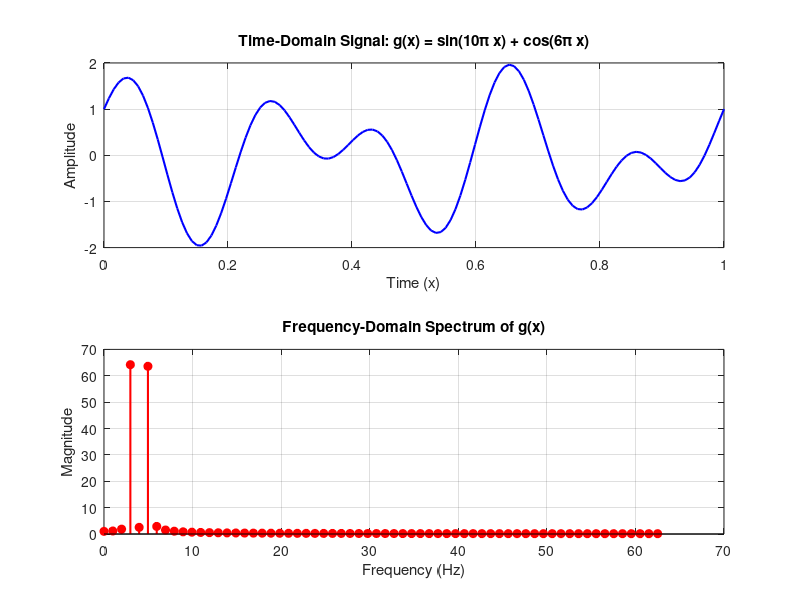

MATLAB code to generate this figure:
% Parameters
N = 128; % Number of samples (higher N for better frequency resolution)
x = linspace(0, 1, N); % Normalized time vector (0 to 1)
fs = 1 / (x(2) - x(1)); % Sampling frequency (cycles per second)

% Signal definition
g = sin(10*pi*x) + cos(6*pi*x); % g(x) = sin(10pi*x) + cos(6pi*x)

% Compute DFT using FFT
G = fft(g); % Fast Fourier Transform
f = (0:N-1) * (fs / N); % Frequency vector

% Extract positive frequency components for display
G_magnitude = abs(G(1:N/2)); % Magnitude of FFT (positive frequencies only)
frequencies = f(1:N/2); % Positive frequency vector

% Plot the signal in time domain
figure;
subplot(2,1,1);
plot(x, g, 'b', 'LineWidth', 1.5);
title('Time-Domain Signal: g(x) = sin(10\pi x) + cos(6\pi x)');
xlabel('Time (x)');
ylabel('Amplitude');
grid on;

% Plot the DFT result (magnitude spectrum)
subplot(2,1,2);
stem(frequencies, G_magnitude, 'r', 'LineWidth', 1.5, 'MarkerFaceColor', 'r');
title('Frequency-Domain Spectrum of g(x)');
xlabel('Frequency (Hz)');
ylabel('Magnitude');
grid on;
